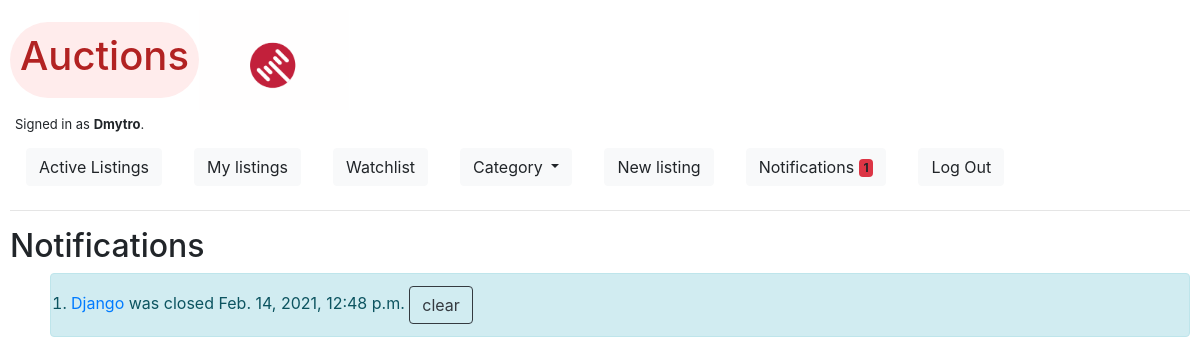
The page /notifications (signed in) on the database as committed earlier.
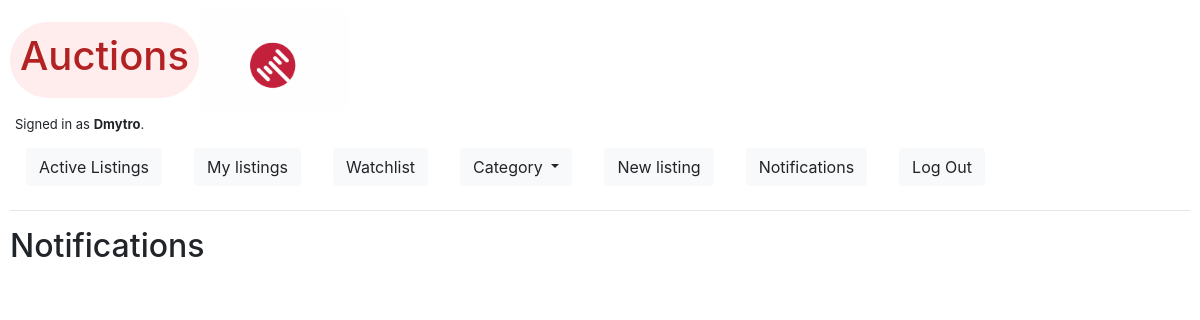
The same page on the database as committed later.
### auctions/models.py (models this page shows, shortened)
class User(AbstractUser):
    pass

class Notification(models.Model):
    datetime = models.DateTimeField(auto_now_add=True, blank=True)
    user = models.ForeignKey(User, on_delete=models.CASCADE, related_name="user_notifications")
    listing = models.ForeignKey(Listing, on_delete=models.CASCADE, related_name="listing_notifications")

class Listing(models.Model):
    class Category(models.TextChoices):
        HOME = 'HM', _('Home')
        ELECTRONICS = 'EL', _('Electronics')
        FASHION = 'FS', _('Fashion')
        HEALTH_BEAUTY = 'HB', _('Health & Beauty')
        MOTORS = 'GR', _('Motors')
        COLLECTIBLES = 'CL', _('Collectibles')
        SPORTS = 'SP', _('Sports')
        HOME_GARDEN = 'GA', _('Garden')
        DEALS = 'DE', _('Deals')
        UNDER_TEN = 'UT', _('Under $10')
        PETS = 'PT', _('Pets')
        TOYS = 'TY', _('Toys')
        OTHERS = 'OT', _('Others')
        __empty__ = _('(Unknown)')
    datetime = models.DateTimeField(auto_now_add=True)
    user = models.ForeignKey(User, on_delete=models.CASCADE, related_name="user_listings")
    title = models.CharField(max_length=255, unique=True)
    description = RichTextField(max_length=255)
    starting_price = models.DecimalField(max_digits=19, decimal_places=2)
    category = models.CharField(max_length=2, choices=Category.choices,
                                default=Category.OTHERS,
                                blank=True)
    watchlist = models.ManyToManyField(to=User, related_name="watch", blank=True)
    current_bid = models.DecimalField(max_digits=19, decimal_places=2, blank=True, null=True)
    is_active = models.BooleanField(default=True)

### auctions/views.py (the view)
# urls.py: path("notifications", views.notifications, name="notifications"),
@login_required
def notifications(request):
    if request.method == "POST":
        title = request.POST['notification']
        L = Listing.objects.filter(title=title).get()
        Notification.objects.filter(user=request.user).filter(listing=L).get().delete()
        notifications = Notification.objects.filter(user=request.user).all()
        return render(request, 'auctions/notifications.html', {
            "notifications": notifications,
        })
    elif request.method == "GET":
        notifications = Notification.objects.filter(user=request.user).all()
        return render(request, 'auctions/notifications.html', {
            "notifications": notifications,
        })

### auctions/templates/auctions/notifications.html (shortened to what this page needs)
{% extends "auctions/layout.html" %}
{% block body %}
    <h2>Notifications</h2>
    <ol>
        {% for notification in notifications %}
            <div class="alert alert-info" role="alert">
                <li>
                    <form method="POST">
                        <a href="{% url 'listing' notification.listing.title %}">
                            {{ notification.listing.title }}</a> was closed {{ notification.datetime }}
                        <button class="btn btn-outline-dark" type="submit" name='notification'
                        value="{{ notification.listing.title }}"> clear </button>
                    </form>
                </li>
            </div>
        {% endfor %}
    </ol>
{% endblock %}

### auctions/templates/auctions/layout.html (shortened to what this page needs)
{% load static %}
<!DOCTYPE html>
<html lang="en">
    <head>
        <link rel="stylesheet" href="https://stackpath.bootstrapcdn.com/bootstrap/4.4.1/css/bootstrap.min.css">
        <link rel="stylesheet" href="{% static 'auctions/styles.css' %}">
        <link rel="stylesheet" href="{% static 'auctions/color.css' %}">
        <script src="https://cdn.jsdelivr.net/npm/bootstrap@5.0.0-beta1/dist/js/bootstrap.min.js"></script>    </head>
    <body class="auctions">
        <div class="title">
            <div id="auction_logo"><h1>Auctions</h1></div>
            <div class="gif"></div>
        </div>
        <div id="is_authenticated">
            {% if user.is_authenticated %}
                Signed in as <strong>{{ user.username }}</strong>.
            {% else %}
                Not signed in.
            {% endif %}
        </div>
        <ul class="nav">
                <li class="nav-item">
                    <a class="nav-link" href="{% url 'index' %}">
                        <button type="button" class="btn btn-light">
                            Active Listings
                        </button>
                    </a>
                </li>
                {% if user.is_authenticated %}
                    <li class="nav-item">
                        <a class="nav-link" href="{% url 'my_listings' %}">
                            <button type="button" class="btn btn-light">
                                My listings
                            </button>
                        </a>
                    </li>
                    <li class="nav-item">
                        <a class="nav-link" href="{% url 'watchlist' %}">
                            <button type="button" class="btn btn-light">
                                Watchlist
                              </button></a>
                    </li>
                    <li class="nav-item">
                        <div class="nav-link">
                            <a class="btn btn-light dropdown-toggle" href="#" role="button" id="dropdownMenuLink" data-toggle="dropdown" aria-haspopup="true" aria-expanded="false">
                            Category
                            </a>
                        </div>
                    </li>
                    <li class="nav-item">
                        <a class="nav-link" href="{% url 'new_listing' %}">
                            <button type="button" class="btn btn-light">
                                New listing
                            </button>
                        </a>
                    </li>
                    <li class="nav-item">
                        <a class="nav-link" href="{% url 'notifications' %}">
                            <button type="button" class="btn btn-light">
                                Notifications <span class="badge bg-danger">{% if request.user.user_notifications.count != 0 %} {{ request.user.user_notifications.count }} {% endif %}</span>
                              </button></a>
                    </li>
                    <li class="nav-item">
                        <a class="nav-link" href="{% url 'logout' %}">
                            <button type="button" class="btn btn-light">
                                Log Out
                            </button>
                        </a>
                    </li>
                {% endif %}
        </ul>
        <hr>
        {% block body %}
        {% endblock %}
    </body>
</html>

Rows that differ between the two databases and show on the page:
removed Notification: listing "Django", datetime "Feb. 14, 2021, 12:48 p.m."
changed User "Dmytro": user.user_notifications.count "1" → (not shown)
